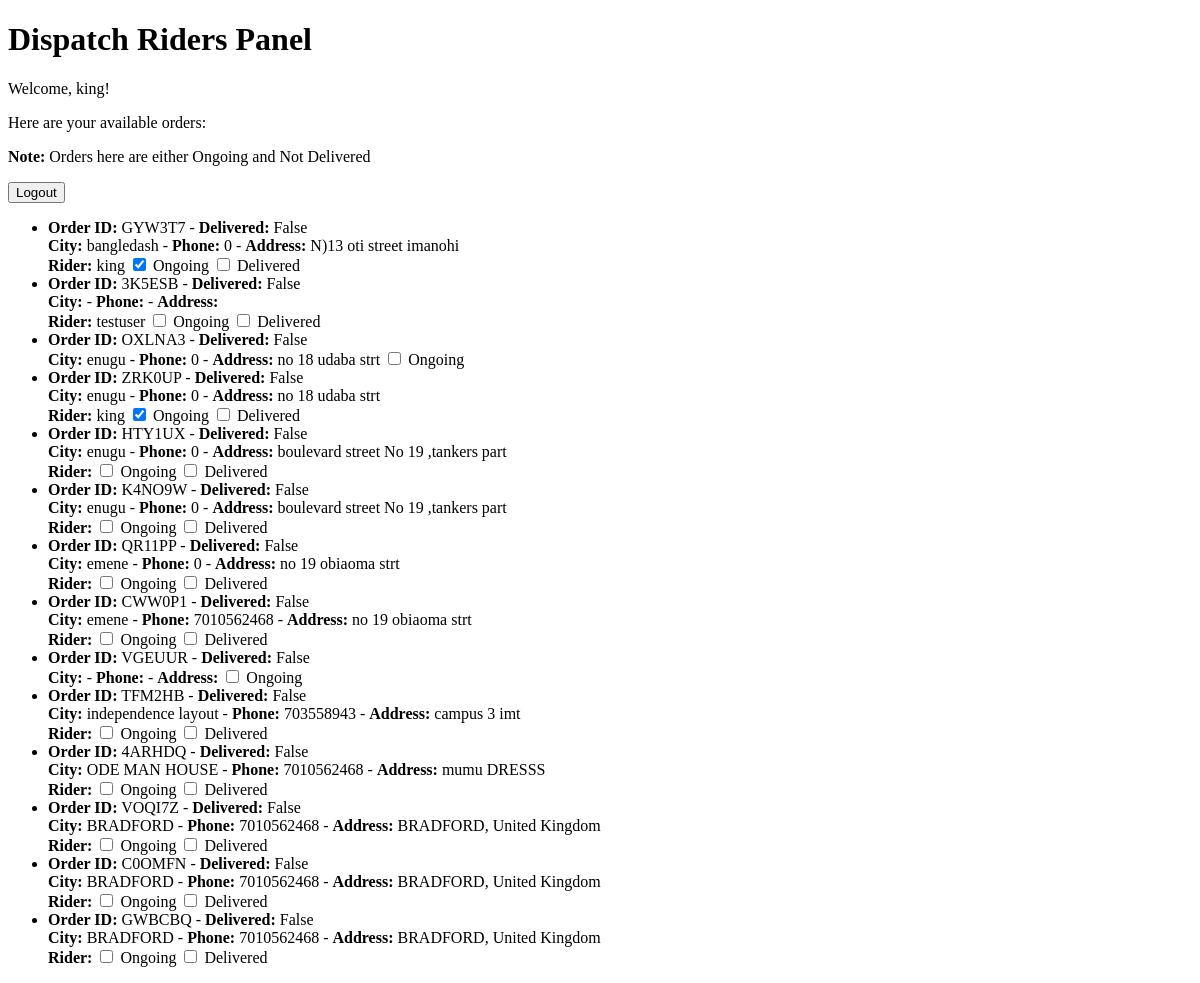
The app's page /dispatch/riders/ (signed in), older data.
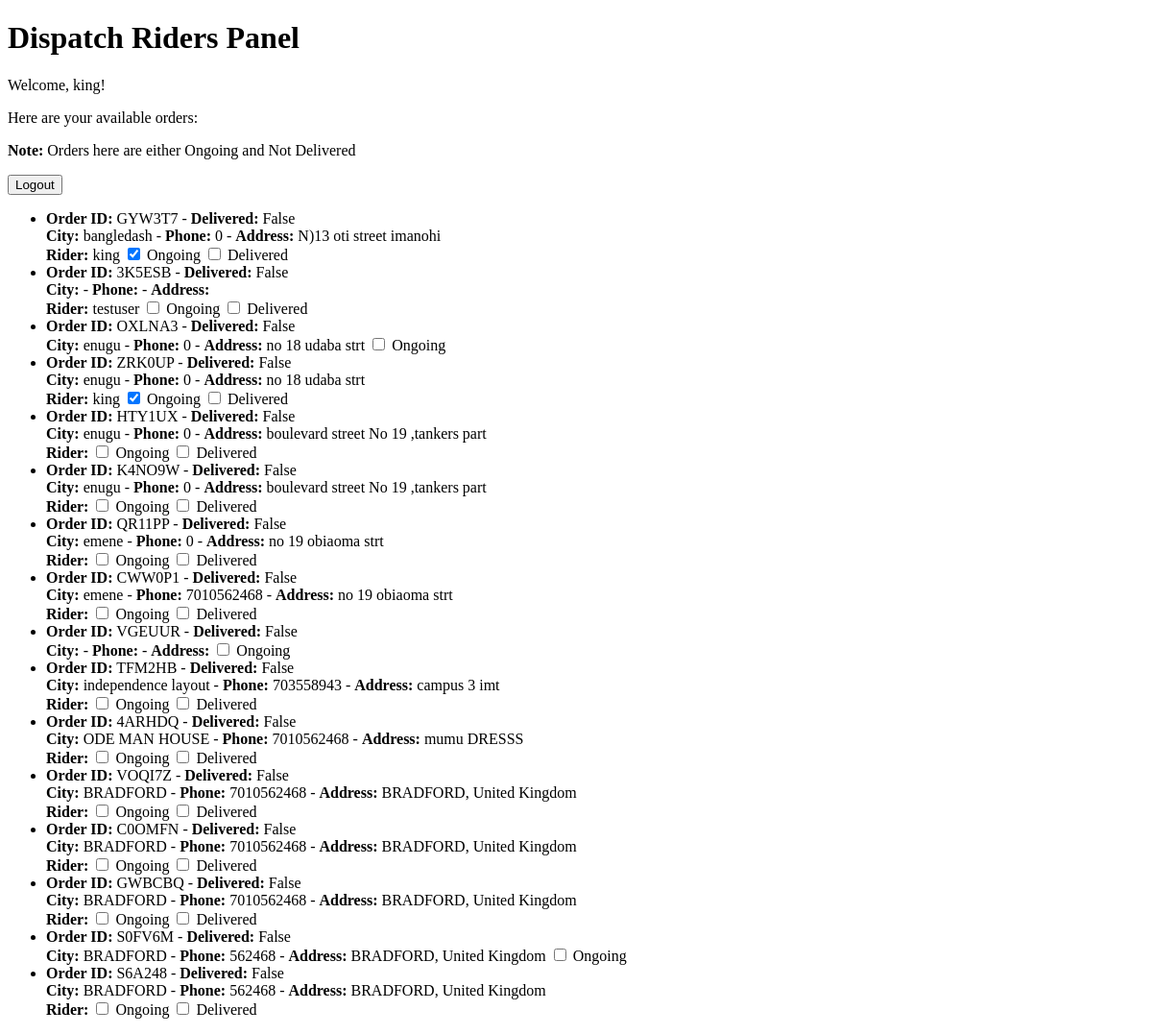
The same page, newer data.
### store/models.py (models this page shows, shortened)
class Order(models.Model):
    user = models.ForeignKey(User, on_delete=models.SET_NULL, null=True)
    tax_price = models.DecimalField(max_digits=10, decimal_places=2, null=True, blank=True)
    shipping_price = models.DecimalField(max_digits=10, decimal_places=2, null=True, blank=True)
    total_price = models.DecimalField(max_digits=10, decimal_places=2, null=True, blank=True)
    ref_no = models.IntegerField(null=False, blank=True, default="0" )
    is_paid = models.BooleanField(default=False)
    paid_at = models.DateTimeField(auto_now_add=False, null=True, blank=True)
    is_delivered = models.BooleanField(default=False)
    delivered_at = models.DateTimeField(auto_now_add=False, null=True, blank=True)
    created_at = models.DateTimeField(auto_now_add=True)
    order_id = models.CharField(max_length=6, unique=True, editable=False, null=True, blank=True)

class ShippingAddress(models.Model):
    order = models.OneToOneField(Order, on_delete=models.CASCADE, related_name='shippingAddress')
    user = models.ForeignKey(User, on_delete=models.SET_NULL, null=True)
    address = models.CharField(max_length=200, null=False, blank=False)
    city = models.CharField(max_length=100, null=False, blank=False)
    email = models.EmailField(max_length=254,null=False, blank=False, default='example@example.com')
    phone = models.IntegerField(null=False, blank=False, default=0)
    postal_code = models.CharField(max_length=20, null=True, blank=True)
    country = models.CharField(max_length=100, null=False, blank=False)

### dispatch/models.py (models this page shows, shortened)
class DeliveryStatus(models.Model):
    order = models.OneToOneField(Order, on_delete=models.CASCADE)
    is_delivered = models.BooleanField(default=False)
    delivered_at = models.DateTimeField(null=True, blank=True)
    rider = models.ForeignKey(DispatchRider, on_delete=models.SET_NULL, null=True, blank=True)

class DispatchRider(models.Model):
    user = models.OneToOneField(User, on_delete=models.CASCADE)

### dispatch/views.py (the view, shortened to what this page needs)
# urls.py: path('riders/', dispatch_rider_view, name='dispatchriders'),
@login_required
def dispatch_rider_view(request):
    try:
        dispatch_rider = request.user.dispatchrider
    except DispatchRider.DoesNotExist:
        return redirect('signup')
    undelivered_orders = Order.objects.filter(is_delivered=False).select_related('shippingAddress', 'deliverystatus__rider')
    context = {
        'undelivered_orders': undelivered_orders
    }
    return render(request, 'dispatchriders.html', context)

### templates/dispatchriders.html (shortened to what this page needs)
<!DOCTYPE html>
<html lang="en">
<head>
</head>
<body>
    <h1>Dispatch Riders Panel</h1>
    <p>Welcome, {{ request.user.username }}!</p>
    <p>Here are your available orders:</p>
    <p><strong> Note:</strong> Orders here are either Ongoing and Not Delivered</p>
    <form method="post" action="{% url 'logout' %}">
        <button type="submit">Logout</button>
    </form>
    <ul>
        {% for order in undelivered_orders %}
            <li>
                <strong>Order ID:</strong> {{ order.order_id }} - <strong>Delivered:</strong> {{ order.is_delivered }}
                <br>
                <strong>City:</strong> {{ order.shippingAddress.city }} - <strong>Phone:</strong> {{ order.shippingAddress.phone }} - <strong>Address:</strong> {{ order.shippingAddress.address }}
                {% if order.deliverystatus %}
                    <br>
                    <strong>Rider:</strong> {{ order.deliverystatus.rider.user.username }}
                    <form method="post" style="display:inline;">
                        <input type="checkbox" name="action" value="ongoing"
                            {% if order.deliverystatus.rider.user == request.user %} checked {% endif %}
                            onchange="this.form.submit()"> Ongoing
                        <input type="checkbox" name="action" value="delivered"
                            onchange="this.form.submit()"> Delivered
                    </form>
                {% else %}
                    <form method="post" style="display:inline;">
                        <input type="checkbox" name="action" value="ongoing" onchange="this.form.submit()"> Ongoing
                    </form>
                {% endif %}
            </li>
        {% empty %}
            <li>No orders found.</li>
        {% endfor %}
    </ul>
</body>
</html>

Row changes from the older to the newer data that the page shows:
added Order: order_id "S0FV6M", is_delivered "False", shippingAddress.city "BRADFORD", shippingAddress.phone "562468", shippingAddress.address "BRADFORD, United Kingdom"
added Order: order_id "S6A248", is_delivered "False", shippingAddress.city "BRADFORD", shippingAddress.phone "562468", shippingAddress.address "BRADFORD, United Kingdom"
